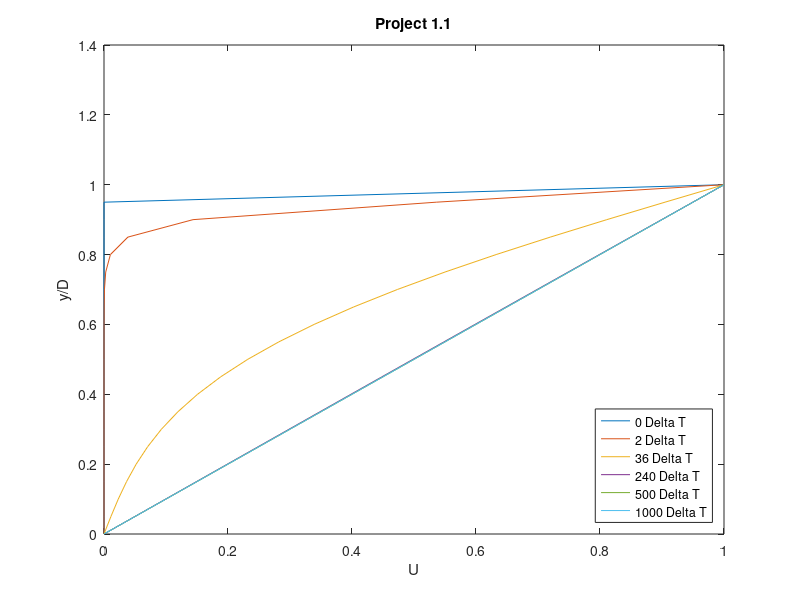

This chart was generated by the following MATLAB code:
clc
clear
close all
%%
E = 1;
Re = 5000;
dt = 12.5;
% Prob1 = [ 0 2 36 240 500 1000]
% E= (240*dt)/(Re*(1/20)^2)
A = -E/2;
B = 1+E;
N = 20;

Del =1/N;
Y(1) = 0;
T = 0;
% Boundry condition
U(1) = 0;
U(N+1) = 1;
Uf(1,:) = U;
% Initial Condition
j = 2;
U(j) = 0;
a(1) = 1;
b(1) = 1;
c(1) = 1;
d(1) = 1;
k = 1;

%% Original coeff.
for g=2:1000
for j = 2:N
Y(j) = Y(j-1) +Del;
a(j) = A;
if(j==N) 
    a(j) = 0;end

    d(j) = B;
    b(j) = A;

if(j==2)
    b(j) = 0;end

    c(j) = (1-E)*U(j) + .5*E*(U(j+1)+U(j-1));

if (j==N)
    c(j) = c(j) - A*U(N+1);end
end

%%
for j = 3:N
    d(j) = d(j) - b(j)*a(j-1)/d(j-1);
    c(j) = c(j) - c(j-1) *b(j)/d(j-1);
end
%%
for k = 2:N
    M = N-(k-2);
    U(M) = (c(M) - a(M) *U(M+1))/d(M);
end
Uf(g,:) = U;
end

Y(N+1) = Y(N) + Del;
figure(1)
plot(Uf([1 2 36 240 500 1000],:),Y)
ylabel('y/D')
xlabel('U')
title('Project 1.1')
legend('0 Delta T','2 Delta T','36 Delta T','240 Delta T','500 Delta T','1000 Delta T','Location','southeast')
%% 






